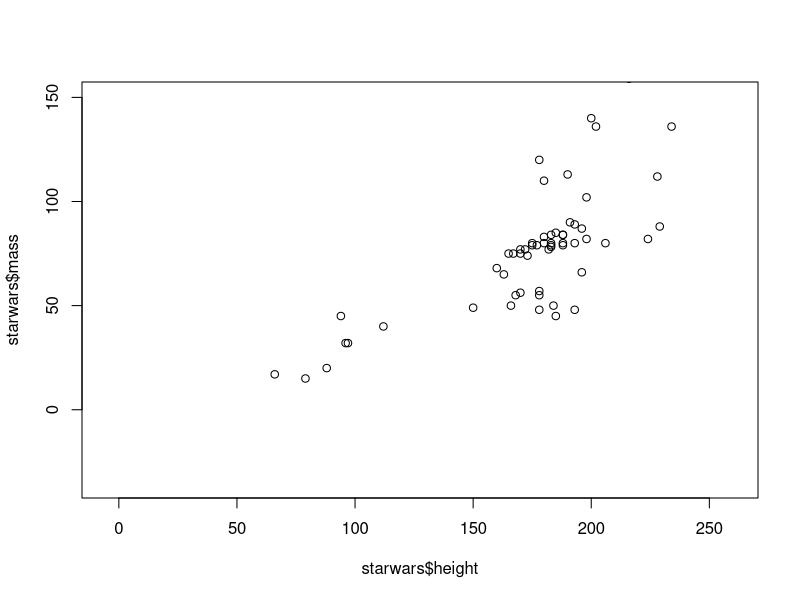
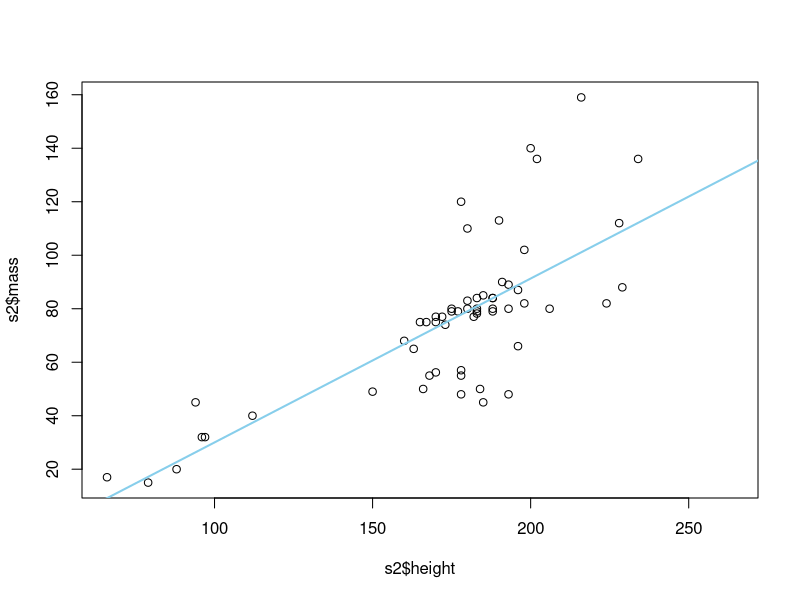

Generate these figures, in order, with R: (Note: this script raises an error after producing the figures.)
install.packages("dplyr")
library(dplyr)
data(starwars)
str(starwars)

plot(starwars$height, starwars$mass, xlim=c(-5, 260), ylim=c(-35, 150))
which.max(starwars$mass)

s2 <- starwars[-16,]
plot(s2$height, s2$mass)
# Treat Height as predcitor variable x
# Treat Mass as the response Y

?lm
lm1 <- lm(mass ~ height, data=s2)
coef(lm1)
abline(a = coef(lm1)[1], b= coef(lm1)[2], col="skyblue", lwd=2)

summary(lm1)

?predict
predict(lm1, newdate=data.frame(height=125), se=T)

newX <- data.frame(height=125)

predict(lm1, newdata = newX)


summary(lm1)
##H0: beta1 = 0
##Ha: beta1 != 0
##With p-value < .0001, we reject H0. There is a significant linear relationship between height and mass.

##CIs for regression parameters
confint(lm)



##Check for normality for the residuals

e <- lm1$residuals
e

sum(e)

hist(e)
qqnorm(e)
qqline(e)

shapiro.test(e)
##We appear to violate normality




###Check for constant variance
Yhat <- lm1$fitted.values
plot(Yhat,e)
abline(h=0, col='red')
## We appear to violate constant variance


###Hypothesis tests for nonzero null values
plot(s2$height, s2$mass, xlim=c(0, 260), ylim=c(0, 260))
abline(a=coef(lm1)[1], b=coef(lm1)[2], col="skyblue", lwd=2)



##H0: beta1 = 1
##Ha: beta1 != 1
## compute a p-value, use a t-distribution with df = n - 1
## t* = (b1 - beta_0) / se(b1)

b1 <- coef(lm)[2]
beta_0 <- 1

lm1_sum <- summary(lm1)
names(lm1_sum)
lm1_sum$coefficients[2,2]

se_b1 <- lm1_sum$coefficients[2,2]
(t_star <- (b1 - beta1_0) / se_b1)

s3 <- nrow(s2)

n <- nrow(s2)
options(scipen=8)
pval <- 2 * pt(t_star, n-1)













